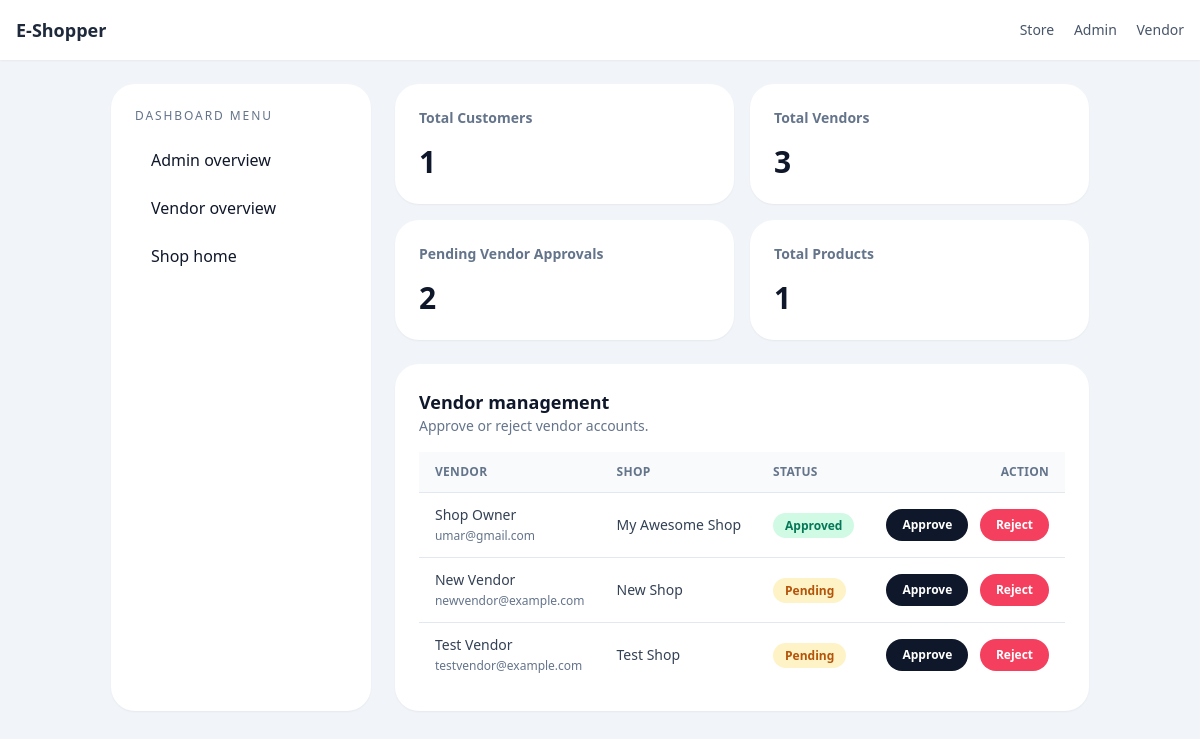
/dashboard/admin/ (signed in), run on the app's committed database.
### authentication/models.py (models this page shows, shortened)
class CustomUser(AbstractUser):
    ROLE_CHOICES = [
        ('admin', 'Admin'),
        ('vendor', 'Vendor'),
        ('customer', 'Customer'),
    ]
    username = models.CharField(max_length=150, unique=False, null=True, blank=True)
    email = models.EmailField(unique=True)
    role = models.CharField(max_length=20, choices=ROLE_CHOICES, default='customer')
    phone_number = models.CharField(max_length=15, blank=True, null=True)
    first_name = models.CharField(max_length=150)
    last_name = models.CharField(max_length=150)
    is_verified = models.BooleanField(default=False)
    updated_at = models.DateTimeField(auto_now=True)
    created_at = models.DateTimeField(auto_now_add=True)
    shop_name = models.CharField(max_length=255, blank=True, null=True)
    shop_description = models.TextField(blank=True, null=True)
    bank_account = models.CharField(max_length=20, blank=True, null=True)
    brand_logo = models.ImageField(upload_to='vendors/logos/', blank=True, null=True)
    brand_banner = models.ImageField(upload_to='vendors/banners/', blank=True, null=True)
    USERNAME_FIELD = 'email'
    REQUIRED_FIELDS = ['first_name', 'last_name']
    objects = CustomUserManager()
    def is_admin(self):
        return self.role == 'admin'
    class Meta:
        db_table = 'custom_user'
        verbose_name = 'User'
        verbose_name_plural = 'Users'
        ordering = ['-created_at']

### home/views.py (the view)
# urls.py: path('dashboard/admin/', views.admin_dashboard, name='admin_dashboard'),
@admin_required
def admin_dashboard(request):
    total_customers = User.objects.filter(role='customer').count()
    total_vendors = User.objects.filter(role='vendor').count()
    pending_vendors = User.objects.filter(role='vendor', is_verified=False).count()
    total_products = Product.objects.count()
    total_orders = Order.objects.count()
    vendors = User.objects.filter(role='vendor').order_by('-created_at')
    context = {
        'total_customers': total_customers,
        'total_vendors': total_vendors,
        'pending_vendors': pending_vendors,
        'total_products': total_products,
        'total_orders': total_orders,
        'vendors': vendors,
    }
    return render(request, 'dashboard/admin/dashboard.html', context)

### cart/context_processors.py (called while the page is built)
def cart_total_amount(request):
    cart = request.session.get('cart', {})
    return {'cart_total_amount': len(cart)}

### templates/dashboard/admin/dashboard.html (shortened to what this page needs)
{% extends 'dashboard/base.html' %}
{% block content %}
<div class="space-y-6">
  <div class="grid gap-4 sm:grid-cols-2 xl:grid-cols-4">
    <div class="rounded-3xl bg-white p-6 shadow-sm">
      <p class="text-sm font-semibold text-slate-500">Total Customers</p>
      <p class="mt-4 text-3xl font-semibold text-slate-900">{{ total_customers }}</p>
    </div>
    <div class="rounded-3xl bg-white p-6 shadow-sm">
      <p class="text-sm font-semibold text-slate-500">Total Vendors</p>
      <p class="mt-4 text-3xl font-semibold text-slate-900">{{ total_vendors }}</p>
    </div>
    <div class="rounded-3xl bg-white p-6 shadow-sm">
      <p class="text-sm font-semibold text-slate-500">Pending Vendor Approvals</p>
      <p class="mt-4 text-3xl font-semibold text-slate-900">{{ pending_vendors }}</p>
    </div>
    <div class="rounded-3xl bg-white p-6 shadow-sm">
      <p class="text-sm font-semibold text-slate-500">Total Products</p>
      <p class="mt-4 text-3xl font-semibold text-slate-900">{{ total_products }}</p>
    </div>
  </div>
  <div class="rounded-3xl bg-white p-6 shadow-sm">
    <div class="flex items-center justify-between mb-4">
      <div>
        <h2 class="text-lg font-semibold text-slate-900">Vendor management</h2>
        <p class="text-sm text-slate-500">Approve or reject vendor accounts.</p>
      </div>
    </div>
    <div class="overflow-x-auto">
      <table class="min-w-full divide-y divide-slate-200">
        <thead class="bg-slate-50">
          <tr>
            <th class="px-4 py-3 text-left text-xs font-semibold uppercase tracking-wide text-slate-500">Vendor</th>
            <th class="px-4 py-3 text-left text-xs font-semibold uppercase tracking-wide text-slate-500">Shop</th>
            <th class="px-4 py-3 text-left text-xs font-semibold uppercase tracking-wide text-slate-500">Status</th>
            <th class="px-4 py-3 text-right text-xs font-semibold uppercase tracking-wide text-slate-500">Action</th>
          </tr>
        </thead>
        <tbody class="divide-y divide-slate-200 bg-white">
          {% for vendor in vendors %}
            <tr>
              <td class="px-4 py-3 text-sm text-slate-700">{{ vendor.first_name }} {{ vendor.last_name }}<br><span class="text-xs text-slate-500">{{ vendor.email }}</span></td>
              <td class="px-4 py-3 text-sm text-slate-700">{{ vendor.shop_name }}</td>
              <td class="px-4 py-3 text-sm text-slate-700">
                {% if vendor.is_verified %}
                  <span class="rounded-full bg-emerald-100 px-3 py-1 text-xs font-semibold text-emerald-700">Approved</span>
                {% else %}
                  <span class="rounded-full bg-amber-100 px-3 py-1 text-xs font-semibold text-amber-700">Pending</span>
                {% endif %}
              </td>
              <td class="px-4 py-3 text-right text-sm">
                <form method="post" action="{% url 'vendor_approval' vendor.id %}" class="inline-block">
                  <button type="submit" class="rounded-full bg-slate-900 px-4 py-2 text-xs font-semibold text-white hover:bg-slate-800">Approve</button>
                </form>
                <form method="post" action="{% url 'vendor_approval' vendor.id %}" class="inline-block ml-2">
                  <button type="submit" class="rounded-full bg-rose-500 px-4 py-2 text-xs font-semibold text-white hover:bg-rose-600">Reject</button>
                </form>
              </td>
            </tr>
          {% empty %}
            <tr>
              <td colspan="4" class="px-4 py-6 text-center text-sm text-slate-500">No vendors found.</td>
            </tr>
          {% endfor %}
        </tbody>
      </table>
    </div>
  </div>
</div>
{% endblock %}

### data on the page
CustomUser: first_name "Shop", last_name "Owner", email "umar@gmail.com", shop_name "My Awesome Shop", is_verified "Approved"
CustomUser: first_name "New", last_name "Vendor", email "newvendor@example.com", shop_name "New Shop", is_verified "Pending"
CustomUser: first_name "Test", last_name "Vendor", email "testvendor@example.com", shop_name "Test Shop", is_verified "Pending"

### other printed values
{{ total_customers }} "1"
{{ total_vendors }} "3"
{{ pending_vendors }} "2"
{{ total_products }} "1"
